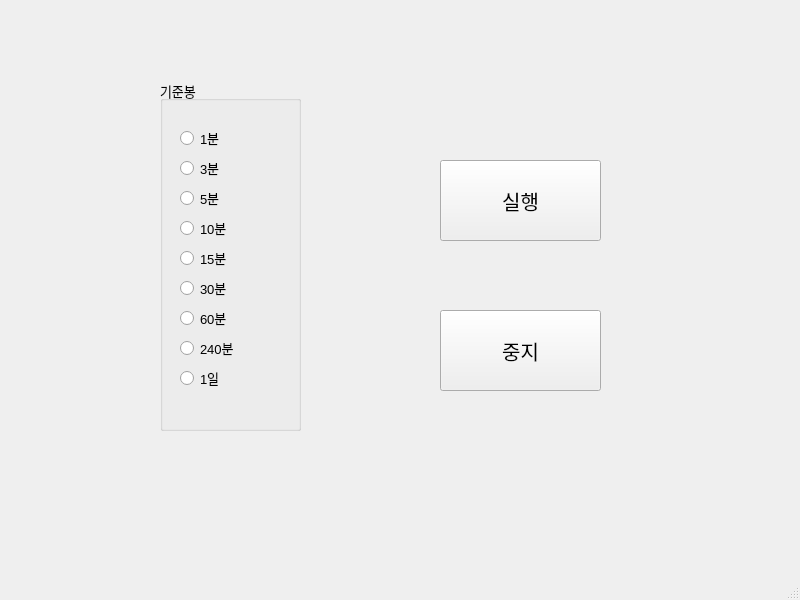
<?xml version="1.0" encoding="UTF-8"?>
<ui version="4.0">
 <class>MainWindow</class>
 <widget class="QMainWindow" name="MainWindow">
  <property name="geometry">
   <rect>
    <x>0</x>
    <y>0</y>
    <width>800</width>
    <height>600</height>
   </rect>
  </property>
  <property name="windowTitle">
   <string>MainWindow</string>
  </property>
  <widget class="QWidget" name="centralwidget">
   <widget class="QPushButton" name="pushButtonStrat">
    <property name="geometry">
     <rect>
      <x>440</x>
      <y>160</y>
      <width>161</width>
      <height>81</height>
     </rect>
    </property>
    <property name="font">
     <font>
      <pointsize>15</pointsize>
     </font>
    </property>
    <property name="text">
     <string>실행</string>
    </property>
   </widget>
   <widget class="QPushButton" name="pushButtonStop">
    <property name="geometry">
     <rect>
      <x>440</x>
      <y>310</y>
      <width>161</width>
      <height>81</height>
     </rect>
    </property>
    <property name="font">
     <font>
      <pointsize>15</pointsize>
     </font>
    </property>
    <property name="text">
     <string>중지</string>
    </property>
   </widget>
   <widget class="QGroupBox" name="groupBox">
    <property name="geometry">
     <rect>
      <x>160</x>
      <y>80</y>
      <width>141</width>
      <height>351</height>
     </rect>
    </property>
    <property name="font">
     <font>
      <pointsize>10</pointsize>
     </font>
    </property>
    <property name="title">
     <string>기준봉</string>
    </property>
    <widget class="QRadioButton" name="radioButton1">
     <property name="geometry">
      <rect>
       <x>20</x>
       <y>50</y>
       <width>94</width>
       <height>16</height>
      </rect>
     </property>
     <property name="font">
      <font>
       <pointsize>10</pointsize>
      </font>
     </property>
     <property name="text">
      <string>1분</string>
     </property>
    </widget>
    <widget class="QRadioButton" name="radioButton3">
     <property name="geometry">
      <rect>
       <x>20</x>
       <y>80</y>
       <width>94</width>
       <height>16</height>
      </rect>
     </property>
     <property name="font">
      <font>
       <pointsize>10</pointsize>
      </font>
     </property>
     <property name="text">
      <string>3분</string>
     </property>
    </widget>
    <widget class="QRadioButton" name="radioButton5">
     <property name="geometry">
      <rect>
       <x>20</x>
       <y>110</y>
       <width>94</width>
       <height>16</height>
      </rect>
     </property>
     <property name="font">
      <font>
       <pointsize>10</pointsize>
      </font>
     </property>
     <property name="text">
      <string>5분</string>
     </property>
    </widget>
    <widget class="QRadioButton" name="radioButton10">
     <property name="geometry">
      <rect>
       <x>20</x>
       <y>140</y>
       <width>94</width>
       <height>16</height>
      </rect>
     </property>
     <property name="font">
      <font>
       <pointsize>10</pointsize>
      </font>
     </property>
     <property name="text">
      <string>10분</string>
     </property>
    </widget>
    <widget class="QRadioButton" name="radioButton15">
     <property name="geometry">
      <rect>
       <x>20</x>
       <y>170</y>
       <width>94</width>
       <height>16</height>
      </rect>
     </property>
     <property name="font">
      <font>
       <pointsize>10</pointsize>
      </font>
     </property>
     <property name="text">
      <string>15분</string>
     </property>
    </widget>
    <widget class="QRadioButton" name="radioButton30">
     <property name="geometry">
      <rect>
       <x>20</x>
       <y>200</y>
       <width>94</width>
       <height>16</height>
      </rect>
     </property>
     <property name="font">
      <font>
       <pointsize>10</pointsize>
      </font>
     </property>
     <property name="text">
      <string>30분</string>
     </property>
    </widget>
    <widget class="QRadioButton" name="radioButton60">
     <property name="geometry">
      <rect>
       <x>20</x>
       <y>230</y>
       <width>94</width>
       <height>16</height>
      </rect>
     </property>
     <property name="font">
      <font>
       <pointsize>10</pointsize>
      </font>
     </property>
     <property name="text">
      <string>60분</string>
     </property>
    </widget>
    <widget class="QRadioButton" name="radioButton240">
     <property name="geometry">
      <rect>
       <x>20</x>
       <y>260</y>
       <width>94</width>
       <height>16</height>
      </rect>
     </property>
     <property name="font">
      <font>
       <pointsize>10</pointsize>
      </font>
     </property>
     <property name="text">
      <string>240분</string>
     </property>
    </widget>
    <widget class="QRadioButton" name="radioButtonDay">
     <property name="geometry">
      <rect>
       <x>20</x>
       <y>290</y>
       <width>94</width>
       <height>16</height>
      </rect>
     </property>
     <property name="font">
      <font>
       <pointsize>10</pointsize>
      </font>
     </property>
     <property name="text">
      <string>1일</string>
     </property>
    </widget>
   </widget>
  </widget>
  <widget class="QMenuBar" name="menubar">
   <property name="geometry">
    <rect>
     <x>0</x>
     <y>0</y>
     <width>800</width>
     <height>26</height>
    </rect>
   </property>
  </widget>
  <widget class="QStatusBar" name="statusbar"/>
 </widget>
 <resources/>
 <connections/>
</ui>
